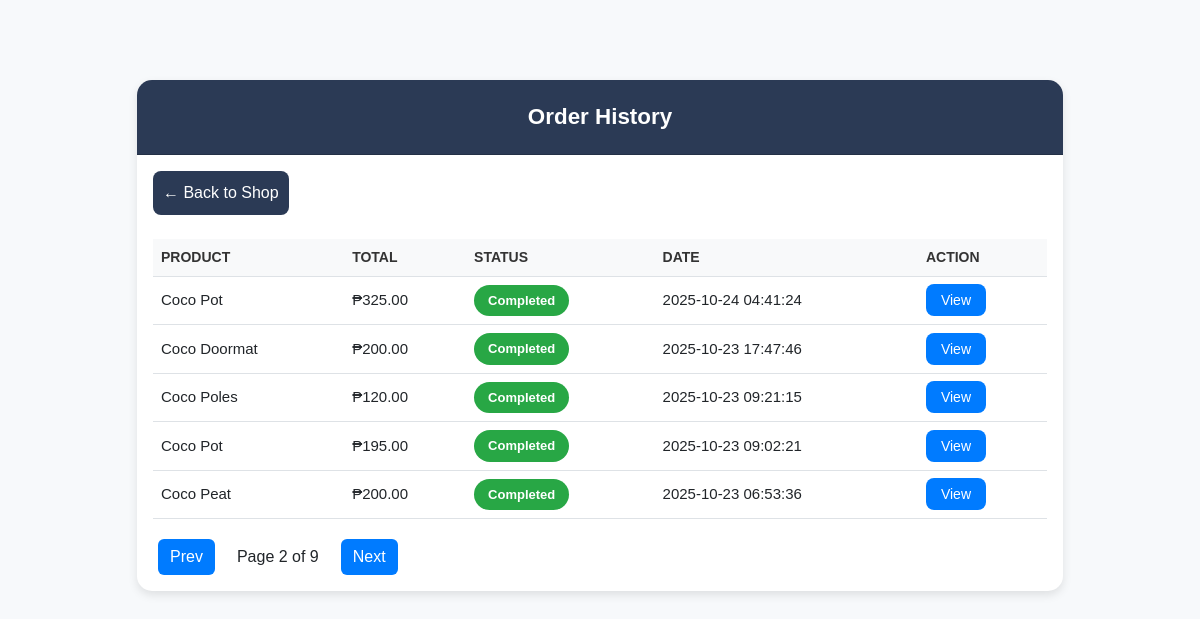
Page /order_history.php?page=2 (signed in) on the committed database.
### tables this page shows
CREATE TABLE `orders` (
  `id` int(11) NOT NULL,
  `user_id` int(11) NOT NULL,
  `total_amount` decimal(10,2) DEFAULT 0.00,
  `order_date` datetime DEFAULT current_timestamp(),
  `total` decimal(10,2) NOT NULL CHECK (`total` >= 0),
  `status` enum('Pending','Ready for Pick Up','Completed','Cancelled') NOT NULL DEFAULT 'Pending',
  `shipping_address` text DEFAULT NULL,
  `contact_number` varchar(20) DEFAULT NULL,
  `payment_method` varchar(50) DEFAULT 'Cash on Pickup',
  `remarks` text DEFAULT NULL,
  `created_at` timestamp NOT NULL DEFAULT current_timestamp(),
  `updated_at` timestamp NOT NULL DEFAULT current_timestamp() ON UPDATE current_timestamp(),
  `location` varchar(50) NOT NULL DEFAULT 'Bliss'
);

CREATE TABLE `products` (
  `id` int(11) NOT NULL,
  `name` varchar(100) NOT NULL,
  `price` decimal(10,2) NOT NULL CHECK (`price` >= 0),
  `stock` int(11) NOT NULL CHECK (`stock` >= 0 and `stock` <= 1000),
  `image` varchar(255) DEFAULT NULL,
  `is_featured` tinyint(1) DEFAULT 0,
  `is_archived` tinyint(1) NOT NULL DEFAULT 0,
  `created_at` timestamp NOT NULL DEFAULT current_timestamp(),
  `updated_at` timestamp NOT NULL DEFAULT current_timestamp() ON UPDATE current_timestamp()
);

### order_history.php (the view, shortened to what this page needs)
<?php
include '../db.php';
$user_id = $_SESSION['customer'];
$limit = 5;
$page = isset($_GET['page']) ? max(1,intval($_GET['page'])) : 1;
$offset = ($page - 1) * $limit;
$totalResult = $conn->query("SELECT COUNT(*) AS total FROM orders WHERE user_id=$user_id");
$totalOrders = $totalResult->fetch_assoc()['total'];
$totalPages = ceil($totalOrders / $limit);
$sql = "SELECT * FROM orders WHERE user_id=$user_id ORDER BY created_at DESC LIMIT $limit OFFSET $offset";
$result = $conn->query($sql);
?>
<!DOCTYPE html>
<html lang="en">
<head>
<link href="https://cdn.jsdelivr.net/npm/bootstrap@5.3.0/dist/css/bootstrap.min.css" rel="stylesheet">
</head>
<body>
<div class="container">
    <div class="card">
        <div class="card-header">Order History</div>
        <div class="card-body">
            <div class="d-flex justify-content-between align-items-center mb-3 flex-wrap">
                <a href="products_customer.php" class="back-btn mb-2">← Back to Shop</a>
            </div>
            <?php if ($result->num_rows > 0): ?>
            <div class="table-responsive d-none d-md-block">
                <table class="table table-hover align-middle">
                    <thead>
                        <tr>
                            <th>Product</th>
                            <th>Total</th>
                            <th>Status</th>
                            <th>Date</th>
                            <th>Action</th>
                        </tr>
                    </thead>
                    <tbody>
                    <?php while ($row = $result->fetch_assoc()): ?>
                        <?php
                            $product_name = '';
                            $order_id = $row['id'];
                            $prod_query = $conn->query("SELECT p.name FROM order_items oi
                                                        JOIN products p ON oi.product_id = p.id
                                                        WHERE oi.order_id = $order_id LIMIT 1");
                            if ($prod_query && $prod_query->num_rows > 0) {
                                $product_name = $prod_query->fetch_assoc()['name'];
                            } else {
                                $product_name = 'N/A';
                            }
                            $statusClass = '';
                            switch (strtolower($row['status'])) {
                                case 'completed': $statusClass = 'completed'; break;
                            }
                        ?>
                        <tr>
                            <td><?= htmlspecialchars($product_name) ?></td>
                            <td>₱<?= number_format($row['total_amount'], 2) ?></td>
                            <td><span class="status <?= $statusClass ?>"><?= ucfirst($row['status']); ?></span></td>
                            <td><?= $row['created_at']; ?></td>
                            <td><a href="order_details.php?order_id=<?= $row['id']; ?>" class="btn-view">View</a></td>
                        </tr>
                    <?php endwhile; ?>
                    </tbody>
                </table>
            </div>
            <div class="pagination">
                <?php if ($page > 1): ?>
                    <a href="?page=<?= $page - 1 ?>"><i class="fa fa-arrow-left"></i> Prev</a>
                <?php endif; ?>
                <span>Page <?= $page ?> of <?= $totalPages ?></span>
                <?php if ($page < $totalPages): ?>
                    <a href="?page=<?= $page + 1 ?>">Next <i class="fa fa-arrow-right"></i></a>
                <?php endif; ?>
            </div>
            <?php else: ?>
                <p class="no-orders">You have no orders yet.</p>
            <?php endif; ?>
        </div>
    </div>
</div>
</body>
</html>

### order_history.php (style rules this page uses)
body { font-family: 'Poppins', sans-serif; background-color: #f7f9fb; margin: 0; padding: 0; }
.container { max-width: 950px; margin-top: 80px; }
.card { border: none; border-radius: 15px; box-shadow: 0 4px 10px rgba(0,0,0,0.1); overflow: hidden; }
.card-header { background: linear-gradient(135deg, #2b3a55, #2b3a55); color: white; font-size: 1.4rem; font-weight: 600; text-align: center; padding: 20px; }
.back-btn { display: inline-block; background-color: #2b3a55; color: white; padding: 10px 10px; border-radius: 8px; text-decoration: none; transition: 0.3s; }
.table { margin-bottom: 0; }
.table th { background-color: #f8f9fa; color: #333; font-weight: 600; text-transform: uppercase; font-size: 14px; }
.table td { vertical-align: middle; font-size: 15px; }
.status { display: inline-block; padding: 6px 14px; border-radius: 25px; color: #fff; font-weight: 600; font-size: 13px; }
.status.completed { background-color: #28a745; }
.btn-view { background: #007bff; color: white; text-decoration: none; padding: 8px 15px; border-radius: 8px; font-size: 14px; transition: 0.3s; }
.pagination { text-align:center; margin-top:20px; }
.pagination a { display:inline-block; margin:0 5px; padding:6px 12px; background:#007bff; color:#fff; border-radius:6px; text-decoration:none; transition:0.2s; }
.pagination span { margin:0 5px; padding:6px 12px; display:inline-block; }

### rows in the picture
orders: products.name "Coco Pot", total_amount "325.00", status "Completed", created_at "2025-10-24 04:41:24"
orders: products.name "Coco Doormat", total_amount "200.00", status "Completed", created_at "2025-10-23 17:47:46"
orders: products.name "Coco Poles", total_amount "120.00", status "Completed", created_at "2025-10-23 09:21:15"
orders: products.name "Coco Pot", total_amount "195.00", status "Completed", created_at "2025-10-23 09:02:21"
orders: products.name "Coco Peat", total_amount "200.00", status "Completed", created_at "2025-10-23 06:53:36"

### other values in the picture
$page "2"
$totalPages "9"
